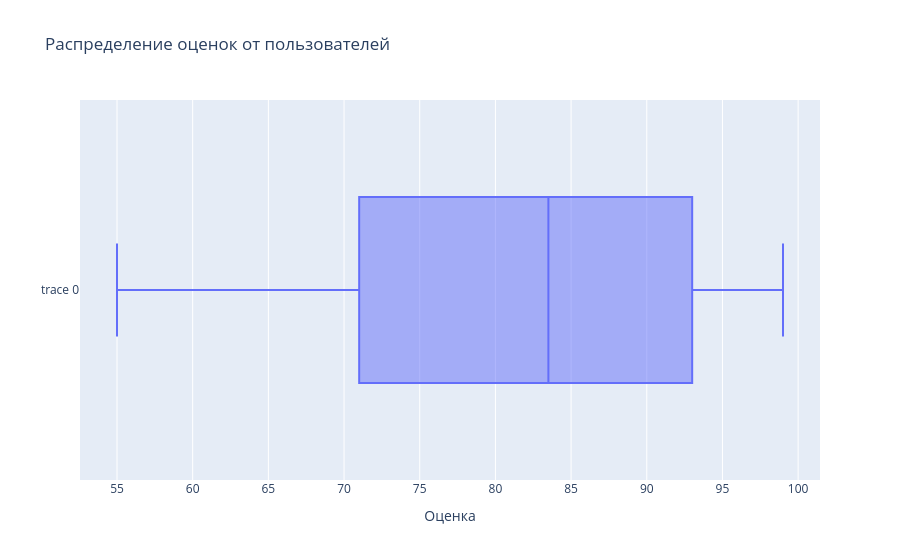

The notebook cell this image was saved under:
### Markdown cell above
- медиана по оценкам 83,50
- среднее по оценкам 81,40

Медиана и среднее различаются, но не значительно, скорее всего есть несколько тайтлоа с более низкой оценкой из-за которой среднее ниже, конечно данные признаки могут отличаться, так как медиана более устойчева к выбросам. Можно построить боксплот и посмотреть есть ли выбросы по IQR

### Code cell
fig = go.Figure()

fig.add_trace(go.Box(x = data_clean['user rating score']))
fig.update_layout(
        title='Распределение оценок от пользователей',
        xaxis_title='Оценка')
fig.show()

### Figure 1 — Plotly figure (JSON) as saved in the notebook; plotly's stock layout.template omitted (floating-point values rounded to 4 significant figures; data arrays with more than 128 entries replaced by an {"elided": "..."} marker saying what was removed)
{"data": [{"type": "box", "x": {"elided": "500 int values"}}], "layout": {"title": {"text": "Распределение оценок от пользователей"}, "xaxis": {"title": {"text": "Оценка"}}}}
